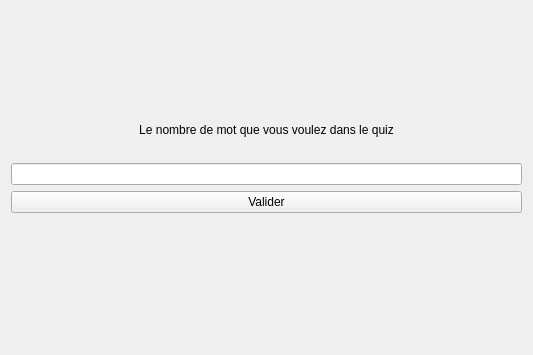
<?xml version="1.0" encoding="UTF-8"?>
<ui version="4.0">
 <class>WidgetQuizVocabInitStep</class>
 <widget class="QWidget" name="WidgetQuizVocabInitStep">
  <property name="geometry">
   <rect>
    <x>0</x>
    <y>0</y>
    <width>533</width>
    <height>355</height>
   </rect>
  </property>
  <property name="windowTitle">
   <string>Form</string>
  </property>
  <layout class="QVBoxLayout" name="verticalLayout_2">
   <item>
    <spacer name="verticalSpacer_2">
     <property name="orientation">
      <enum>Qt::Vertical</enum>
     </property>
     <property name="sizeHint" stdset="0">
      <size>
       <width>20</width>
       <height>40</height>
      </size>
     </property>
    </spacer>
   </item>
   <item>
    <layout class="QVBoxLayout" name="verticalLayout">
     <item>
      <widget class="QLabel" name="labelTitle">
       <property name="text">
        <string>Le nombre de mot que vous voulez dans le quiz</string>
       </property>
       <property name="alignment">
        <set>Qt::AlignCenter</set>
       </property>
      </widget>
     </item>
     <item>
      <widget class="QLabel" name="nbWordMax">
       <property name="text">
        <string/>
       </property>
       <property name="alignment">
        <set>Qt::AlignCenter</set>
       </property>
      </widget>
     </item>
     <item>
      <widget class="QLineEdit" name="lineEditForNbWord"/>
     </item>
     <item>
      <widget class="QPushButton" name="validBtn">
       <property name="text">
        <string>Valider</string>
       </property>
      </widget>
     </item>
    </layout>
   </item>
   <item>
    <widget class="QLabel" name="labelError">
     <property name="styleSheet">
      <string notr="true">color:red;</string>
     </property>
     <property name="text">
      <string/>
     </property>
     <property name="alignment">
      <set>Qt::AlignCenter</set>
     </property>
    </widget>
   </item>
   <item>
    <spacer name="verticalSpacer">
     <property name="orientation">
      <enum>Qt::Vertical</enum>
     </property>
     <property name="sizeHint" stdset="0">
      <size>
       <width>20</width>
       <height>40</height>
      </size>
     </property>
    </spacer>
   </item>
  </layout>
 </widget>
 <resources/>
 <connections/>
</ui>
